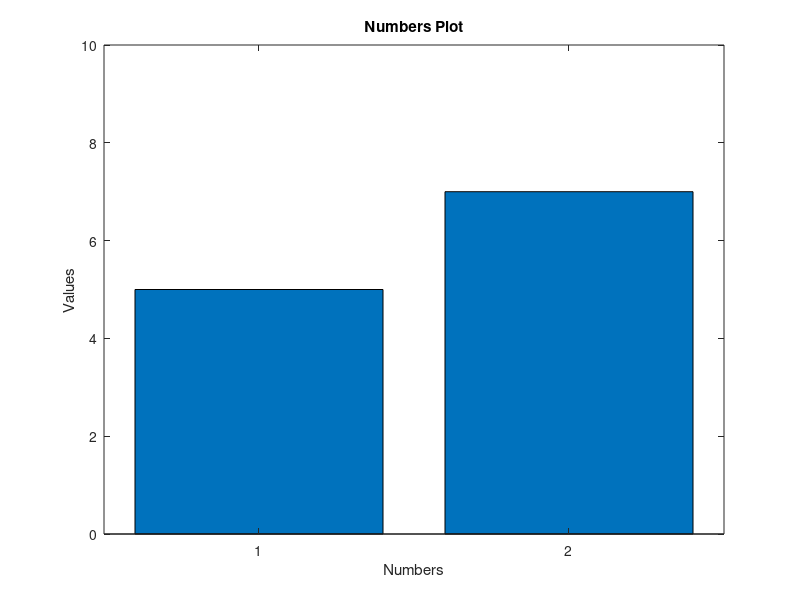

MATLAB code for this plot:
% This is a simple MATLAB code to calculate the average of two numbers and plot them

% Initialize the variables
num1 = 5;
num2 = 7;

% Calculate the average of the two numbers
average = (num1 + num2) / 2;

% Display the result
disp(['The average of ' num2str(num1) ' and ' num2str(num2) ' is ' num2str(average)]);

% Plot the two numbers
figure;
bar([num1, num2]);
title('Numbers Plot');
xlabel('Numbers');
ylabel('Values');
ylim([0,10])
